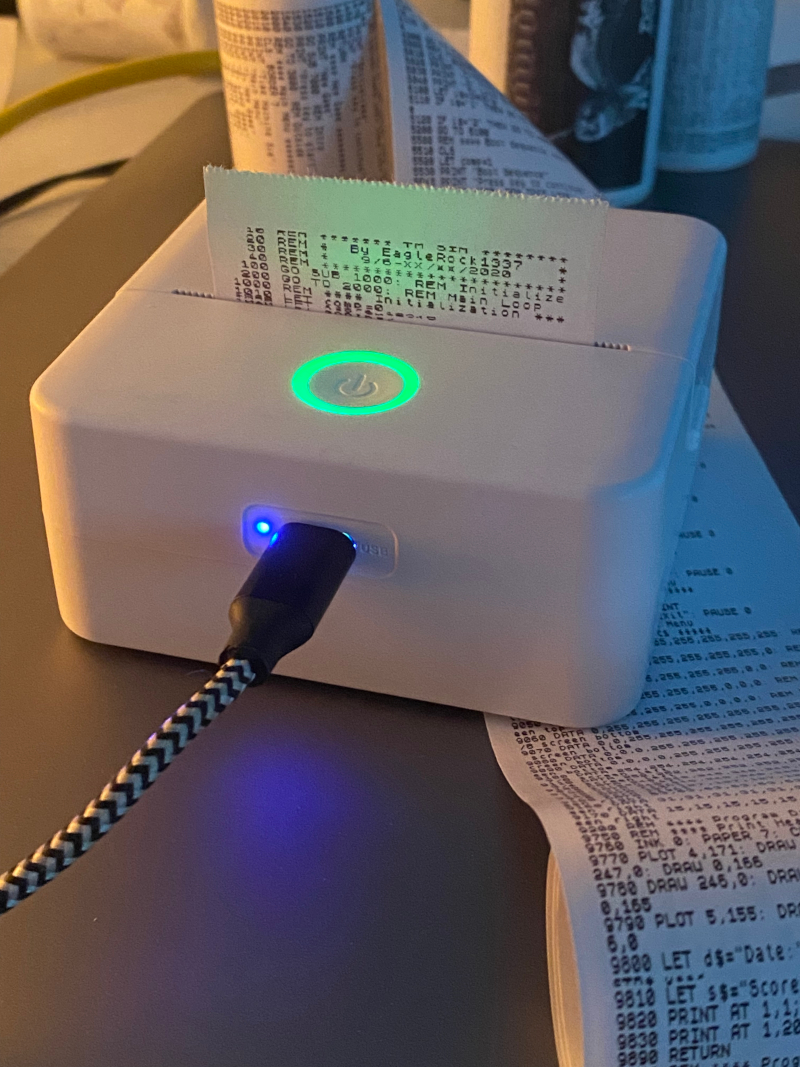
#> input picture labs/HCG21/X6_TinyPrint/images/IMG_4314.jpg, 800 x 1067 px
$ python -i print.py   (imports and definitions only)
#> lines starting #> are read from the running program, lines starting #| are printed output that depends on the picture; after the words box and inside, x2 and y2 are one past the last pixel; in counts of white or black regions, pixels touching at a corner belong together
#> further down, picture is the input picture: PIL image 800x1067 RGB; mean R, G, B 101.4, 95.7, 97
#!/usr/bin/env python3
# X6 TinyPrint - print text/images on the X6h "cat printer" over Bluetooth LE.
# Copyright (C) 2026 Home Computer Group
#
# SPDX-License-Identifier: GPL-3.0-or-later
#
# This program is free software: you can redistribute it and/or modify it under
# the terms of the GNU General Public License as published by the Free Software
# Foundation, either version 3 of the License, or (at your option) any later
# version.

"""print.py - Print text (and images) on the "cat printer" X6h thermal printer
(Tiny Print app) over Bluetooth Low Energy.

The device does not speak ESC/POS: it receives monochrome bitmaps using a
proprietary "Qx" protocol. This program:
  1. renders the text to a 1-bit image as wide as the printhead (384 px),
  2. sends it scanline by scanline using the Qx protocol over BLE (bleak),
  3. handles flow control (the printer notifies when its buffer is full).

Examples:
    ./catprint.sh "Hello world"
    ./catprint.sh "Receipt no.1" --align center --font bold --font-size 36
    echo "line 1\nline 2" | ./catprint.sh
    ./catprint.sh --image photo.jpg
    ./catprint.sh --list
"""

import argparse
import asyncio
import os
import sys

from PIL import Image, ImageDraw, ImageFont, ImageOps

try:
    from bleak import BleakClient, BleakScanner
except ImportError:
    sys.exit(
        "Missing 'bleak'. Install dependencies with: pip install -r requirements.txt"
    )

# --- Qx protocol ----------------------------------------------------------

MAGIC = b"\x51\x78"
CMD_FEED = 0xA1
CMD_BITMAP = 0xA2
CMD_STATE = 0xA3
CMD_DPI = 0xA4
CMD_LATTICE = 0xA6
CMD_UPDATE = 0xA9
CMD_ENERGY = 0xAF
CMD_SPEED = 0xBD
CMD_APPLY_ENERGY = 0xBE

START_LATTICE = bytes(
    [0xAA, 0x55, 0x17, 0x38, 0x44, 0x5F, 0x5F, 0x5F, 0x44, 0x38, 0x2C]
)
END_LATTICE = bytes([0xAA, 0x55, 0x17, 0x00, 0x00, 0x00, 0x00, 0x00, 0x00, 0x00, 0x17])

FLOW_PAUSE = b"\x51\x78\xae\x01\x01\x00\x10\x70\xff"
FLOW_RESUME = b"\x51\x78\xae\x01\x01\x00\x00\x00\xff"

# Strength 1-7 -> (thermal energy, per-row delay in seconds)
STRENGTH_ENERGY = {1: 8000, 2: 11000, 3: 14500, 4: 18500, 5: 22500, 6: 26500, 7: 30000}
STRENGTH_DELAY = {1: 0.010, 2: 0.012, 3: 0.014, 4: 0.016, 5: 0.019, 6: 0.022, 7: 0.026}

SERVICE_UUID = "0000ae30-0000-1000-8000-00805f9b34fb"
TX_UUID = "0000ae01-0000-1000-8000-00805f9b34fb"
RX_UUID = "0000ae02-0000-1000-8000-00805f9b34fb"

PAPER_WIDTH = 384
DEFAULT_NAME = "X6h-0000"

FONTS = {
    "regular": "/System/Library/Fonts/Supplemental/Arial.ttf",
    "bold": "/System/Library/Fonts/Supplemental/Arial Bold.ttf",
    "mono": "/System/Library/Fonts/Supplemental/Courier New.ttf",
    "mono-bold": "/System/Library/Fonts/Supplemental/Courier New Bold.ttf",
    "menlo": "/System/Library/Fonts/Menlo.ttc",
    "verdana": "/System/Library/Fonts/Supplemental/Verdana.ttf",
    "georgia": "/System/Library/Fonts/Supplemental/Georgia.ttf",
}

# The system fonts in FONTS are bundled with macOS only.
IS_MACOS = sys.platform == "darwin"

ZX_FONT_FILE = os.path.join(os.path.dirname(os.path.abspath(__file__)), "zx82.ch8")
C64_FONT_FILE = os.path.join(os.path.dirname(os.path.abspath(__file__)), "c64.ch8")


# [103 lines left out: functions crc8, reverse_bits, command, load_font, wrap_text, render_text, not called in this run]


def image_to_bitmap(img, dither=False):
    """Rows of bytes for the printer: bit 1 = black dot (ink),
    most significant bit = leftmost pixel."""
#> called with dither = False
    if img.mode != "L":
        img = img.convert("L")
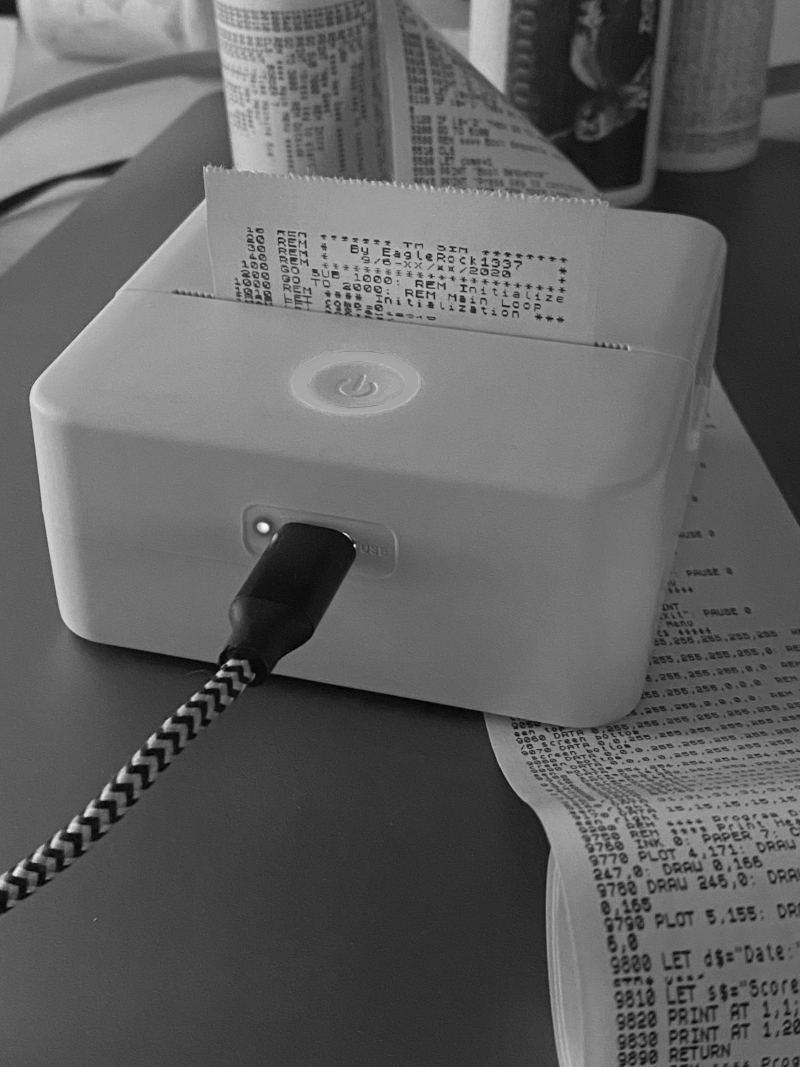
#> img: PIL image 800x1067 L; min 2, max 251, mean 97.6
    if dither:
        bw = img.convert("1", dither=Image.Dither.FLOYDSTEINBERG)
        bw = ImageOps.invert(bw)
    else:
        bw = img.point(lambda p: 255 if p < 128 else 0).convert(
            "1", dither=Image.Dither.NONE
        )
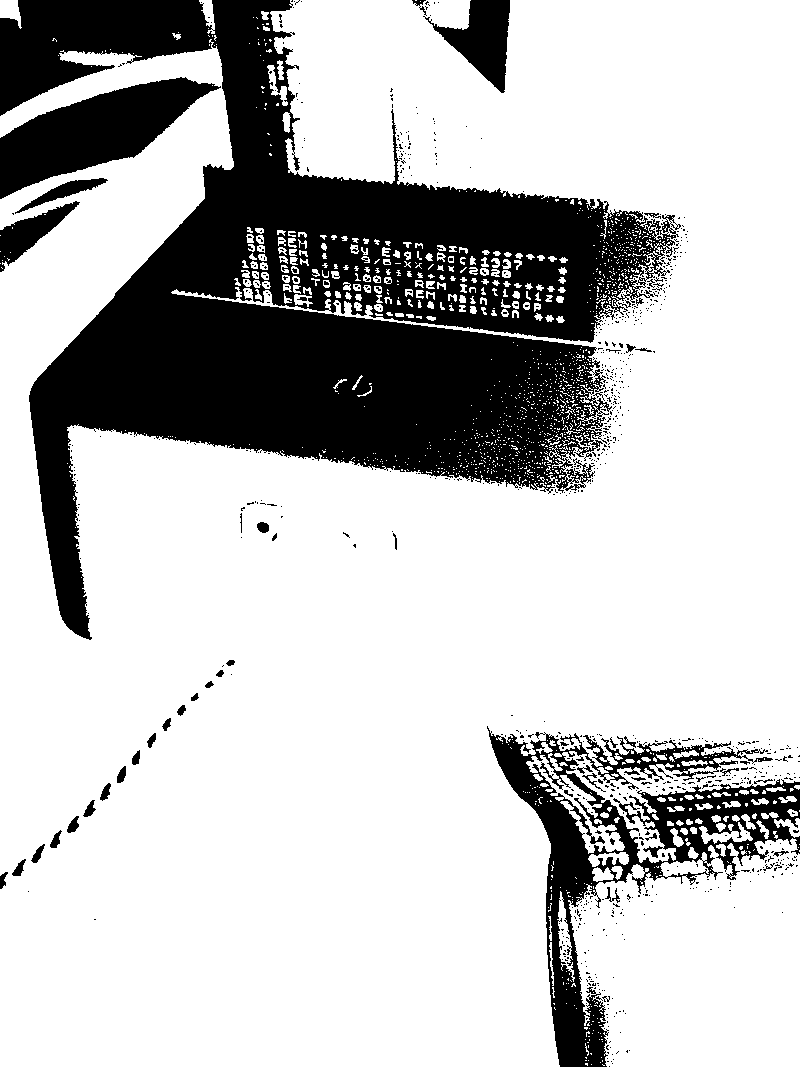
#> bw: PIL image 800x1067 1; 75.5% white; 849 black regions (796 under 20 px), largest, box (x1, y1, x2, y2) and area: (0, 0, 681, 640) 160955, (487, 726, 800, 1067) 24579, (0, 77, 221, 199) 12249
    return bw.tobytes()


def load_font_data(path):
    with open(path, "rb") as fh:
        return fh.read()


def load_zx_font():
    return load_font_data(ZX_FONT_FILE)


def load_c64_font():
    return load_font_data(C64_FONT_FILE)


# [76 lines left out: functions render_bitmap_font_text, render_zx_text, render_c64_text, prepare_image, prepare_zx_screen, build_test_image, not called in this run]


# --- BLE driver -----------------------------------------------------------


class Printer:
    # [20 lines left out: functions __init__, _on_notify, not called in this run]

    async def start(self):
        await self.client.start_notify(RX_UUID, self._on_notify)

    async def _write(self, data):
        while self._paused:
            await asyncio.sleep(0.02)
        await self.client.write_gatt_char(TX_UUID, data, response=False)

    # --- commands ---
    async def get_device_state(self):
        await self._write(command(CMD_STATE, b"\x00"))

    async def read_state(self, tries=20):
        """Query the printer state and return its payload, or None."""
        self.state = None
        await self.get_device_state()
        for _ in range(tries):
            if self.state is not None:
                return self.state
            await asyncio.sleep(0.05)
        return None

    async def set_dpi(self):
        await self._write(command(CMD_DPI, b"\x32"))

    async def set_speed(self, value):
        await self._write(command(CMD_SPEED, bytes([value & 0xFF])))

    async def set_energy(self, amount):
        await self._write(command(CMD_ENERGY, amount.to_bytes(2, "little")))

    async def apply_energy(self):
        await self._write(command(CMD_APPLY_ENERGY, b"\x01"))

    async def start_lattice(self):
        await self._write(command(CMD_LATTICE, START_LATTICE))

    async def end_lattice(self):
        await self._write(command(CMD_LATTICE, END_LATTICE))

    async def feed_paper(self, pixels):
        await self._write(command(CMD_FEED, int(pixels).to_bytes(2, "little")))

    async def draw_bitmap(self, row):
        await self._write(command(CMD_BITMAP, bytes(map(reverse_bits, row))))

    # --- print sequence (matches the working X6 implementation) ---
    async def prepare(self, speed, energy):
        await self.get_device_state()
        await self.set_dpi()
        await self.set_energy(energy)
        await self.set_speed(speed)
        await self.apply_energy()
        await self.start_lattice()
        await asyncio.sleep(0.03)

    async def finish(self, feed_rows, row_delay):
        await asyncio.sleep(0.3)
        await self.end_lattice()
        await asyncio.sleep(0.1)
        row_bytes = PAPER_WIDTH // 8
        for _ in range(max(0, feed_rows)):
            await self.draw_bitmap(b"\x00" * row_bytes)
            await asyncio.sleep(row_delay)
        await self.get_device_state()

    async def print_bitmap(self, bitmap, feed, energy, speed, row_delay, pad_bottom=0):
        row_bytes = PAPER_WIDTH // 8
        await self.prepare(speed, energy)
        for i in range(0, len(bitmap), row_bytes):
            row = bitmap[i : i + row_bytes]
            if len(row) < row_bytes:
                row = row + b"\x00" * (row_bytes - len(row))
            await self.draw_bitmap(row)
            await asyncio.sleep(row_delay)
        for _ in range(max(0, pad_bottom)):
            await self.draw_bitmap(b"\x00" * row_bytes)
            await asyncio.sleep(row_delay)
        await self.finish(feed, row_delay)


# --- scanning / connection ------------------------------------------------


# [22 lines not run here, left out]


# [13 lines left out: function pretty_ascii, not called in this run]


# [184 lines not run here, left out]


# [127 lines left out: functions build_parser, main, not called in this run]


# [5 lines not run here, left out]

>>> from PIL import Image
>>> picture = Image.open('images/IMG_4314.jpg')
>>> result = image_to_bitmap(picture)
